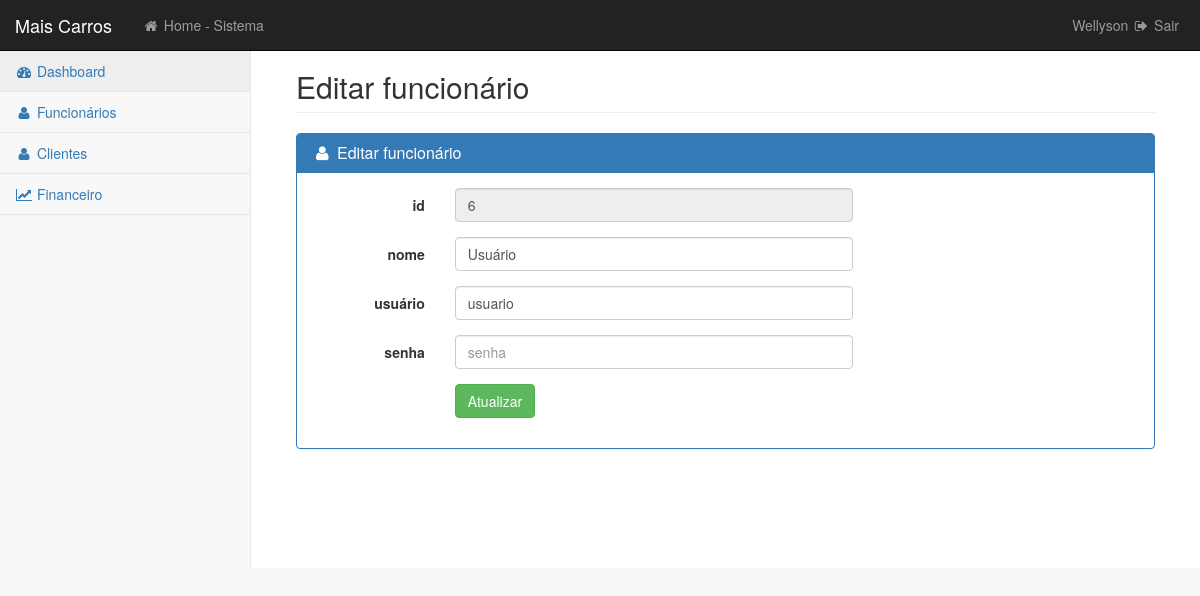
The page /view/admin_form_edita.php?id=6 (signed in) on the database its author committed.
### tables this page shows
CREATE TABLE `usuario` (
  `id` int(100) NOT NULL,
  `nome` varchar(255) NOT NULL,
  `login` varchar(50) NOT NULL,
  `senha` varchar(100) NOT NULL
);

### controller/funcionario/NavbarController.php (called while the page is built, shortened)
<?php
  class NavbarController {
    public $FuncionarioModel;
    public function __construct(){
      $this->FuncionarioModel = new Funcionario();
    }
    function getName() {
      return $this->FuncionarioModel->getName();
    }
    function auth() {
      $this->FuncionarioModel->auth();
    }
  }
?>

### model/FuncionarioModel.php (called while the page is built, shortened)
<?php
  class Funcionario extends CRUD {
    public function getLoggedUser() {
      $pdo = parent::connect();
      $login = $_SESSION['login'];
      $senha = $_SESSION['senha'];
      $sql = $pdo->prepare("SELECT * FROM usuario WHERE login=:login and senha=:senha");
      $sql->bindValue(':login', $login);
      $sql->bindValue(':senha', $senha);
      $sql->execute();
      $currentUser = $sql->fetchAll(PDO::FETCH_ASSOC);
      return $currentUser;
    }
    public function getName() {
      $user = $this->getLoggedUser();
      return $user[0]['nome'];
    }
  }
?>

### model/CRUDModel.php (called while the page is built, shortened)
<?php
  class CRUD extends Database {
    public function getById( $id, $table ) {
      $pdo = parent::connect();
      $busca = $pdo->prepare("SELECT * FROM $table WHERE id = :id");
      $busca->bindValue(':id', $id);
      $busca->execute();
      return $busca->fetchAll(PDO::FETCH_ASSOC);
    }
  }
?>

### controller/GetByIdController.php (called while the page is built, shortened)
<?php
  class GetByIdController {
    public $CRUDModel;
    public function __construct(){
      $this->CRUDModel = new CRUD();
    }
    function getById( $id, $table ) {
      return $this->CRUDModel->getById($id, $table);
    }
  }
?>

### view/dashboard/funcionario/editar.php (the view, shortened to what this page needs)
<?php
    $funcionarioCtrl = new GetByIdController();
    $funcionarioArray = $funcionarioCtrl->getById($_GET['id'], 'usuario');
    $funcionarioEdit = $funcionarioArray[0];
?>
<form class="form-horizontal" action="../controller/funcionario/UpdateController.php" method="post" enctype="multipart/form-data">
    <div class="form-group">
        <label class="col-sm-3 control-label">id</label>
        <div class="col-sm-9">
            <input readonly="true" type="text" class="form-control" name="id" placeholder="id" value="<?php echo $funcionarioEdit['id']; ?>">
        </div>
    </div>
    <div class="form-group">
        <label class="col-sm-3 control-label">nome</label>
        <div class="col-sm-9">
            <input type="text" class="form-control" name="nome" placeholder="nome" value="<?php echo $funcionarioEdit['nome']; ?>">
        </div>
    </div>
    <div class="form-group">
        <label class="col-sm-3 control-label">usuário</label>
        <div class="col-sm-9">
            <input type="text" class="form-control" name="login" placeholder="usuario" value="<?php echo $funcionarioEdit['login']; ?>">
        </div>
    </div>
    <div class="form-group">
        <label class="col-sm-3 control-label">senha</label>
        <div class="col-sm-9">
            <input type="password" class="form-control" name="senha" placeholder="senha">
        </div>
    </div>
    <div class="form-group">
        <div class="col-sm-offset-3 col-sm-9">
            <button type="submit" class="btn btn-success">Atualizar</button>
        </div>
    </div>
</form>

### view/dashboard/nav.php (shortened to what this page needs)
<?php
  $navbar = new NavbarController();
  $navbar->auth();
  $name = $navbar->getName();
?>
<div id="wrapper">
    <nav class="navbar navbar-inverse navbar-fixed-top" role="navigation">
        <div class="navbar-header">
            <a class="navbar-brand" href="home_admin.php">Mais Carros</a>
        </div>
        <ul class="nav navbar-nav navbar-left navbar-top-links">
            <li><a href="home_func.php"><i class="fa fa-home fa-fw"></i> Home - Sistema</a></li>
        </ul>
        <ul class="nav navbar-right navbar-top-links">
            <li class="dropdown">
                <a class="dropdown-toggle" href="../controller/logout_controller.php">
                    <?php echo $name ?> <i class="fa fa-sign-out fa-fw"></i> Sair
                </a>
            </li>
        </ul>
        <div class="navbar-default sidebar" role="navigation">
            <div class="sidebar-nav navbar-collapse">
                <ul class="nav" id="side-menu">
                    <li>
                        <a href="home_admin.php" class="active"><i class="fa fa-dashboard fa-fw"></i> Dashboard</a>
                    </li>
                    <li>
                        <a href="admin_funcionarios.php"><i class="fa fa-user fa-fw"></i> Funcionários</a>
                    </li>
                    <li>
                        <a href="admin_clientes.php"><i class="fa fa-user fa-fw"></i> Clientes</a>
                    </li>
                    <li>
                        <a href="admin_financeiro.php"><i class="fa fa-line-chart fa-fw"></i> Financeiro</a>
                    </li>
                </ul>
            </div>
        </div>
    </nav>
</div>

### view/css/startmin.css (style rules this page uses)
body { background-color: #f8f8f8; }
#wrapper { width: 100%; }
.navbar-header { float: left; }
.navbar-left { float: left; }
.navbar-right { text-align: right; }
.navbar-top-links { margin: 0; }
.navbar-top-links li { display: inline-block; }
.navbar-top-links li:last-child { margin-right: 6px; }
.navbar-top-links li a { padding: 15px; min-height: 50px; }
.navbar-top-links>li>a { color: #999; }
.sidebar .sidebar-nav.navbar-collapse { padding-right: 0; padding-left: 0; }
.sidebar ul li { border-bottom: 1px solid #e7e7e7; }
.sidebar ul li a.active { background-color: #eee; }
@media (min-width:768px) { .sidebar { z-index: 1; position: absolute; width: 250px; margin-top: 51px; } }

### rows shown on the page
usuario: nome "Wellyson"
usuario: id "6", nome "Usuário", login "usuario"
